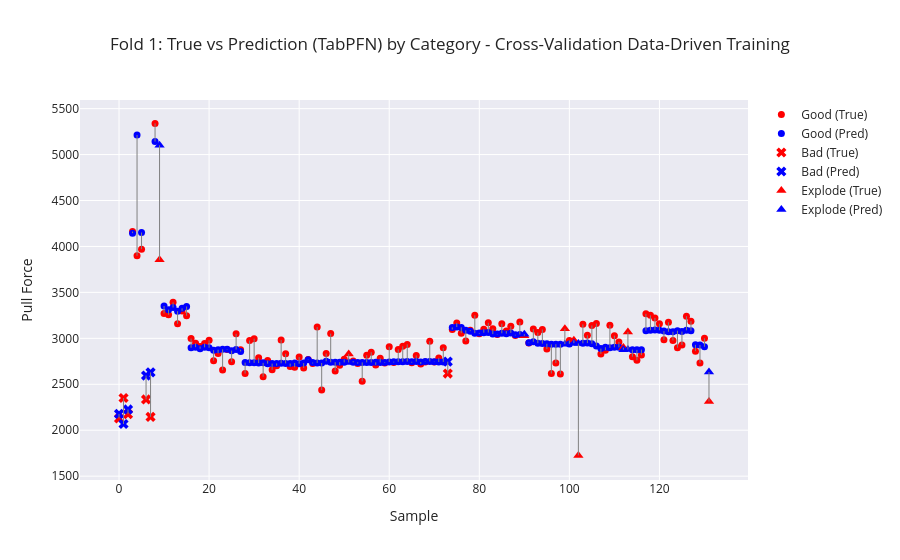
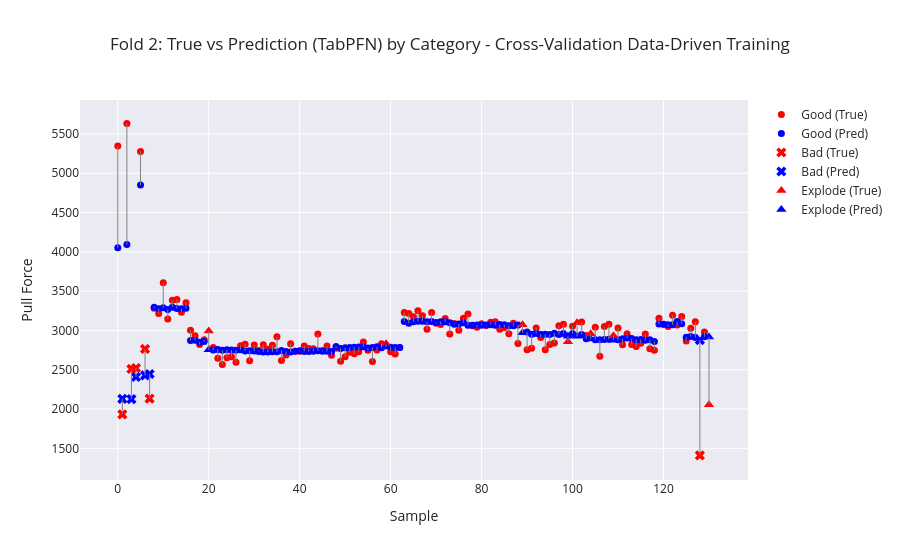
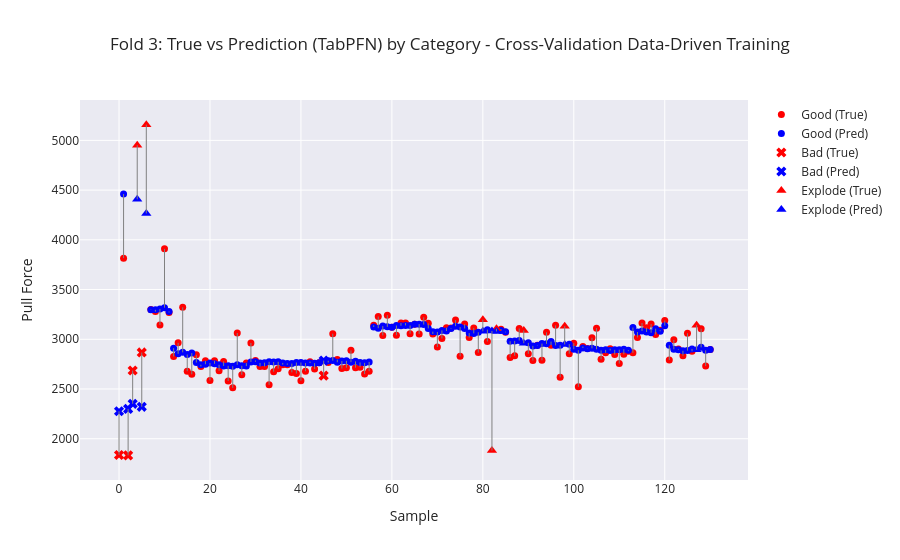

Notebook source saved alongside these figures, in order:
### Markdown cell above
# Cross Validation

### Code cell
cross_df = pd.read_csv("data/train_dev_data.csv")

skf = StratifiedKFold(n_splits=3, shuffle=True, random_state=42)

mae_list = []
rmse_list = []
R2_list = []

for fold, (train_index, val_index) in enumerate(skf.split(cross_df["Sample ID"], cross_df["Category"])):
    x_tr, y_tr = get_features_and_target(cross_df.iloc[train_index], target_column) 
    x_val, y_val = get_features_and_target(cross_df.iloc[val_index], target_column)

    x_tr_scale = sc.fit_transform(X=x_tr)
    x_val_scale = sc.transform(x_val)

    if model == 'XGBoost':
        dtrain = xgb.DMatrix(x_tr_scale, label=y_tr)
        dval = xgb.DMatrix(x_val_scale, label=y_val)

        params = {
            'objective': 'reg:squarederror',
            'max_depth': 1,
            'eta': 0.57,
            'eval_metric': 'rmse'
        }

        num_boost_round = 20
        bst = xgb.train(params, dtrain, num_boost_round)

        preds = bst.predict(dval)

    elif model == 'RandomForest':

        params = {
            'n_estimators': 11,
            'max_depth': 5,
            'min_samples_split': 2,
            'min_samples_leaf': 4,
            'random_state': 42,
        }

        preds = RandomForestRegressor(**params).fit(x_tr_scale, y_tr).predict(x_val_scale)
        
    else:
        regressor = TabPFNRegressor()
        regressor.fit(x_tr, y_tr)

        preds = regressor.predict(x_val)

    mae  = mean_absolute_error(y_val, preds)
    rmse = root_mean_squared_error(y_val, preds)
    R2   = r2_score(y_val, preds)

    mae_list.append(mae) 
    rmse_list.append(rmse) 
    R2_list.append(R2)

    # Categories
    categories= cross_df.iloc[val_index]["Category"].values

    plot_visualizer(
        true_vals=y_val,
        pred_vals=preds,
        categories=categories,
        title=f"Fold {fold+1}: True vs Prediction ({model}) by Category - Cross-Validation Data-Driven Training"
    )

    print(f"\nFold {fold+1}")
    print("MAE :", mae)
    print("RMSE:", rmse)
    print("R²  :", R2)

mae_mean = np.mean(mae_list) 
rmse_mean = np.mean(rmse_list) 
R2_mean = np.mean(R2_list)
